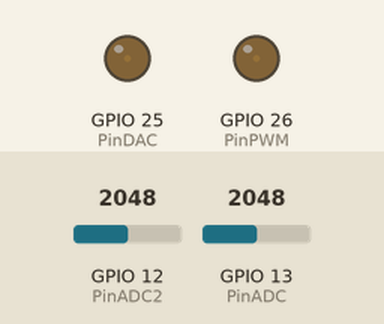
Recording of a sketch running on a simulated ESP32. On the bench: output pins drawn as LEDs (lit = HIGH). The inputs (shaded band) are chosen by the test bench; at power-on: GPIO 12 (PinADC2) = 2048, GPIO 13 (PinADC) = 2048. What the sketch prints to the serial monitor is not drawn.

Above: at 0.05 s.
At 1.2 s:
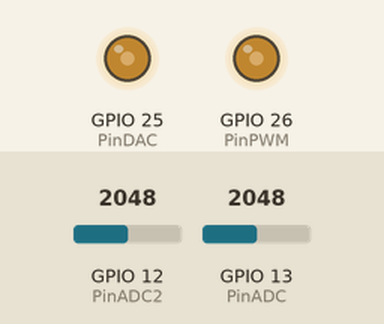
At 2.4 s:
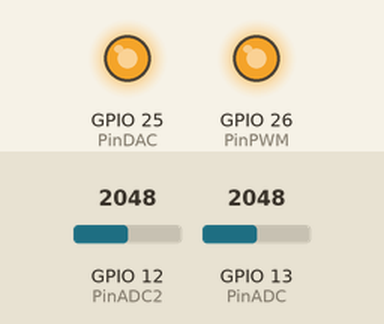
At 4.75 s:
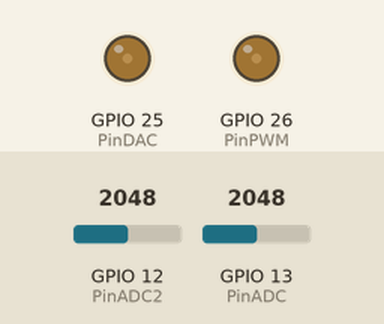
Timing chart, 0 to 6.9 s (numbered marks = the images above):
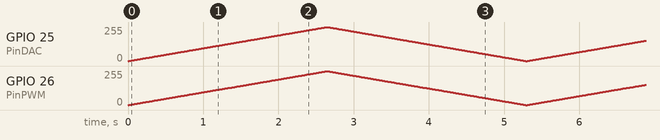

The sketch:

SalidasAnalogicas.ino
```cpp
/* Mini practica 05: Salidas Analógicas
  Objetivos:
  I. Encender LED1 usando PWM
  II. Encender LED4 utilizando DAC
  III. En una gráfica (utilizando el Serial Plotter del Arduino y dos entradas analógicas) mostrar el comportamiento de ámbos métodos.

  Código creado por los alumnos:
  - Paredes Zamudio Luis Daniel @Wallsified
  - González Arceo Carlos Eduardo @Carlos-crea
*/

#define PinPWM 26 //also, LED 3
#define PinDAC 25 // LED 4
#define PinADC 13 // //ADC para PWM
#define PinADC2 12 //ADC para DAC

// Variables para el uso de PWM
const int freq = 1000;
const byte channelPWM = 1; //Recordar que el ESP32 tiene 16 canales de envío.
const byte resolution = 8; //También se puede hacer en 16 bits

void setup() {
  Serial.begin(115200);
  pinMode(PinPWM, OUTPUT);
  pinMode(PinDAC, OUTPUT);
  pinMode(PinADC, INPUT);
  pinMode(PinADC2, INPUT);
  ledcSetup(channelPWM, freq, resolution); //Donde, que tan rápido y como se manda la señal.
  ledcAttachPin(PinPWM, channelPWM); //Que PIN y en que canal se mandará la señal
}

void loop() {

  for (int i = 0; i < 256; i++) {
    ledcWrite(channelPWM, i); //Para escribir en el LED sobre PWM
    dacWrite(PinDAC, i);
    float v1 = analogRead(PinADC) * (3.3 / 4046.0); // Voltaje w/ PWM
    float v2 = analogRead(PinADC2) * (3.3 / 4096.0); //Voltaje w/ DAC
    Serial.print("PWM:");
    Serial.print(v1);
    Serial.print(",");
    Serial.print("DAC:");
    Serial.println(v2); //El 'ln' acá nos asegura que en el serial plotter se vean separadas.
    delayMicroseconds(10000); //Ajuste para que sea más practico de visualizar.
  }

  for (int i = 255; i > -1; i--) {
    ledcWrite(channelPWM, i);
    dacWrite(PinDAC, i);
    float v1 = analogRead(PinADC) * (3.3 / 4046.0); // Voltaje w/ PWM
    float v2 = analogRead(PinADC2) * (3.3 / 4096.0); //Voltaje w/ DAC
    Serial.print("PWM:");
    Serial.print(v1);
    Serial.print(",");
    Serial.print("DAC:");
    Serial.println(v2);
    delayMicroseconds(10000);
  }
}
```
